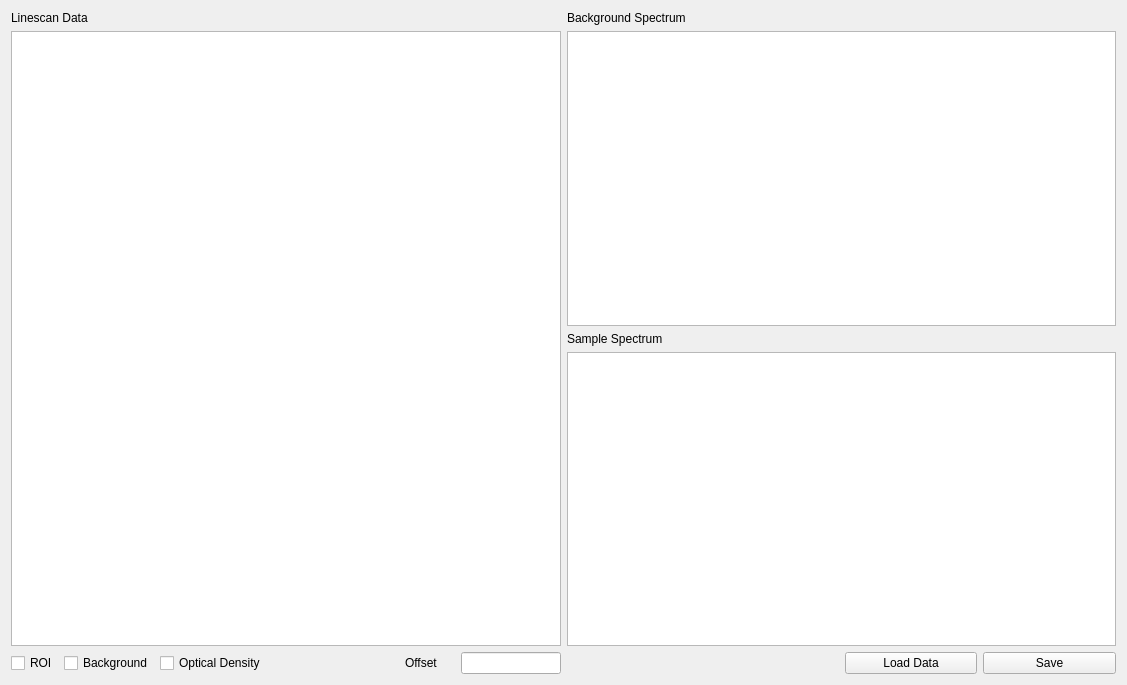
<?xml version="1.0" encoding="UTF-8"?>
<ui version="4.0">
 <class>CustomWidget</class>
 <widget class="QWidget" name="CustomWidget">
  <property name="geometry">
   <rect>
    <x>0</x>
    <y>0</y>
    <width>1127</width>
    <height>685</height>
   </rect>
  </property>
  <property name="windowTitle">
   <string>LineScanReader</string>
  </property>
  <layout class="QGridLayout" name="gridLayout">
   <item row="4" column="0" rowspan="2">
    <layout class="QHBoxLayout" name="horizontalLayout">
     <item>
      <widget class="QCheckBox" name="linearRegionCheckBox">
       <property name="sizePolicy">
        <sizepolicy hsizetype="Maximum" vsizetype="Fixed">
         <horstretch>0</horstretch>
         <verstretch>0</verstretch>
        </sizepolicy>
       </property>
       <property name="text">
        <string>ROI</string>
       </property>
      </widget>
     </item>
     <item>
      <widget class="QCheckBox" name="backgroundCheckBox">
       <property name="sizePolicy">
        <sizepolicy hsizetype="Maximum" vsizetype="Fixed">
         <horstretch>0</horstretch>
         <verstretch>0</verstretch>
        </sizepolicy>
       </property>
       <property name="text">
        <string>Background</string>
       </property>
      </widget>
     </item>
     <item>
      <widget class="QCheckBox" name="displayOD">
       <property name="text">
        <string>Optical Density</string>
       </property>
      </widget>
     </item>
     <item>
      <widget class="QLabel" name="offsetLabel">
       <property name="maximumSize">
        <size>
         <width>50</width>
         <height>16777215</height>
        </size>
       </property>
       <property name="text">
        <string>Offset</string>
       </property>
      </widget>
     </item>
     <item>
      <widget class="QLineEdit" name="dataOffset">
       <property name="maximumSize">
        <size>
         <width>100</width>
         <height>16777215</height>
        </size>
       </property>
      </widget>
     </item>
    </layout>
   </item>
   <item row="4" column="1" rowspan="2">
    <layout class="QHBoxLayout" name="horizontalLayout_3">
     <item>
      <widget class="QLabel" name="energyLabel">
       <property name="text">
        <string/>
       </property>
      </widget>
     </item>
     <item>
      <widget class="QLabel" name="dataLabel">
       <property name="text">
        <string/>
       </property>
      </widget>
     </item>
     <item>
      <widget class="QPushButton" name="fileLoadButton">
       <property name="text">
        <string>Load Data</string>
       </property>
      </widget>
     </item>
     <item>
      <widget class="QPushButton" name="fileSaveButton">
       <property name="text">
        <string>Save</string>
       </property>
      </widget>
     </item>
    </layout>
   </item>
   <item row="0" column="1">
    <widget class="QLabel" name="label">
     <property name="text">
      <string>Background Spectrum</string>
     </property>
    </widget>
   </item>
   <item row="1" column="1">
    <widget class="PlotWidget" name="bgPlotWidget">
     <property name="sizePolicy">
      <sizepolicy hsizetype="Expanding" vsizetype="Expanding">
       <horstretch>0</horstretch>
       <verstretch>0</verstretch>
      </sizepolicy>
     </property>
     <property name="minimumSize">
      <size>
       <width>200</width>
       <height>0</height>
      </size>
     </property>
     <property name="maximumSize">
      <size>
       <width>100000</width>
       <height>300</height>
      </size>
     </property>
    </widget>
   </item>
   <item row="2" column="1">
    <widget class="QLabel" name="label_2">
     <property name="text">
      <string>Sample Spectrum</string>
     </property>
    </widget>
   </item>
   <item row="1" column="0" rowspan="3">
    <widget class="ImageView" name="mainImage">
     <property name="sizePolicy">
      <sizepolicy hsizetype="Expanding" vsizetype="Expanding">
       <horstretch>0</horstretch>
       <verstretch>0</verstretch>
      </sizepolicy>
     </property>
     <property name="minimumSize">
      <size>
       <width>400</width>
       <height>0</height>
      </size>
     </property>
    </widget>
   </item>
   <item row="0" column="0">
    <widget class="QLabel" name="label_3">
     <property name="text">
      <string>Linescan Data</string>
     </property>
    </widget>
   </item>
   <item row="3" column="1">
    <widget class="PlotWidget" name="specPlotWidget">
     <property name="minimumSize">
      <size>
       <width>200</width>
       <height>0</height>
      </size>
     </property>
    </widget>
   </item>
  </layout>
 </widget>
 <customwidgets>
  <customwidget>
   <class>ImageView</class>
   <extends>QGraphicsView</extends>
   <header>pyqtgraph</header>
  </customwidget>
  <customwidget>
   <class>PlotWidget</class>
   <extends>QGraphicsView</extends>
   <header>pyqtgraph</header>
   <slots>
    <slot>clicked()</slot>
   </slots>
  </customwidget>
 </customwidgets>
 <resources/>
 <connections/>
</ui>
